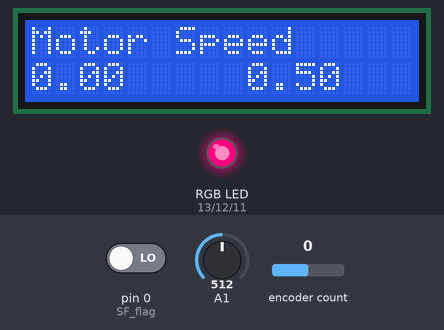
A sketch run on a simulated Arduino Uno, built with avr-gcc and run on an emulated ATmega328P. Parts: 16×2 character LCD, an RGB LED mixed from three pins (HIGH = lit). The inputs (shaded band) are chosen by the test bench; at power-on: A1 = 512, pin 0 (SF_flag) LOW, encoder count 0. Dim RGB values are drawn brighter than linear.

Above: at 1.2 s.
1.3 s: A1 set to 528
At 2.1 s:
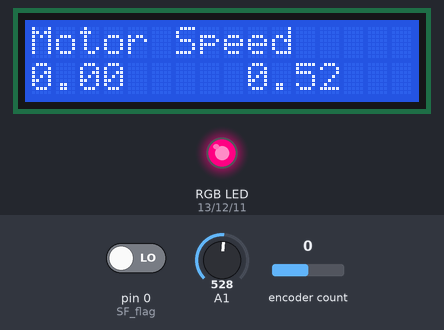
2.8 s: A1 set to 831
At 3.1 s:
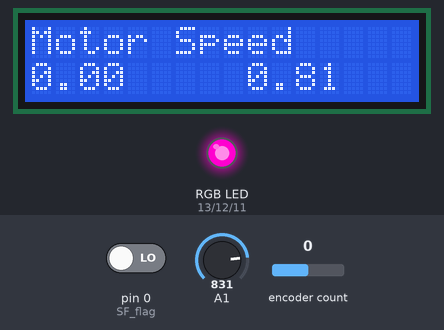
4.3 s: pin 0 (SF_flag) driven HIGH
At 5.4 s:
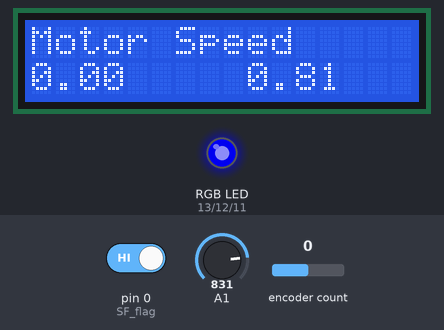
5.8 s: A1 set to 716
At 6.6 s:
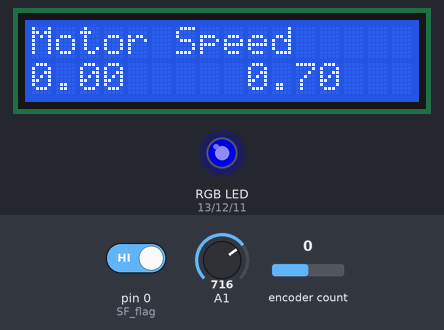
7.3 s: A1 set to 318
At 7.7 s:
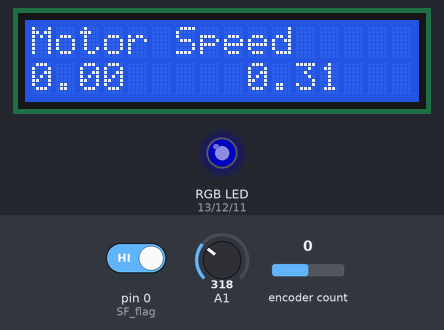
8.8 s: encoder count set to 1
At 8.81 s:
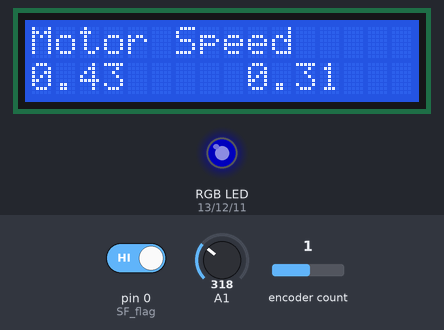
Timing chart, 0 to 11.3 s (numbered marks = the images above; inputs shaded):
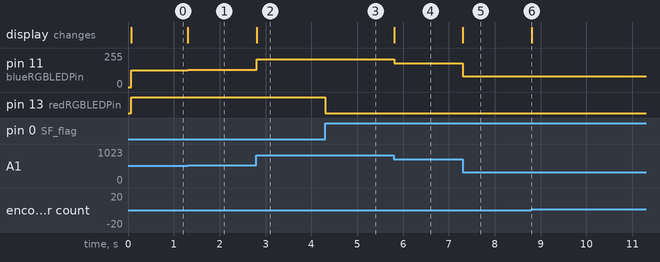

The sketch:

extruder.ino
```cpp
#include <Encoder.h>
#include <LiquidCrystal.h>

// LCD Keyboard buttons
#define btnRIGHT  0
#define btnUP     1
#define btnDOWN   2
#define btnLEFT   3
#define btnSELECT 4
#define btnNONE   5

// Display screens
#define screenScrewSpeed    0
#define screenTemperature1  1
#define screenTemperature2  2

//RGB LED Pins
#define redRGBLEDPin 13
#define greenRGBLEDPin 12
#define blueRGBLEDPin 11

// LCD panel pins

#define LCD_RS_PIN 8
#define LCD_EN_PIN 9
#define LCD_D4_PIN 4
#define LCD_D5_PIN 5
#define LCD_D6_PIN 6
#define LCD_D7_PIN 7

LiquidCrystal lcd(LCD_RS_PIN, LCD_EN_PIN, LCD_D4_PIN, LCD_D5_PIN, LCD_D6_PIN, LCD_D7_PIN);

//LiquidCrystal lcd(8, 9, 4, 5, 6, 7);

int lcd_screen = 0; //selected screen
int previous_lcd_screen = 1; //last screen, used to update the setpoint values

int lcd_key = 0; //pressed key
int previous_lcd_key = 1; //last pressed key, used to detect state changes


// Extruder variables
float screwSpeed = 1;
float temperature1 = 2;
float temperature2 = 3;

// Setpoint values
float screwSpeedSetpoint = 0;
float temperature1Setpoint = 0;
float temperature2Setpoint = 0;

// Current extruder variable and setpoint
float currentValue = 0;
float currentSetpoint = 0;

float previousValue = 0;
float previousSetpoint = 0;


//Read the pressed button from the LCD keypad
int read_LCD_buttons() {
  /*******************************************************
  This function has been written from the code by Mark Bramwell, July 2010
  Found in: http://www.dfrobot.com/wiki/index.php?title=Arduino_LCD_KeyPad_Shield_%28SKU:_DFR0009%29
  ********************************************************/

  int adc_key_in;
  adc_key_in = analogRead(0); //read value of the keypad analog output

  // my buttons when read are centered at these valies: 0, 144, 329, 504, 741
  // we add approx 50 to those values and check to see if we are close
  if (adc_key_in > 821)  return btnNONE; // We make this the 1st option for speed reasons since it will be the most likely result
  if (adc_key_in < 50)   return btnRIGHT;
  if (adc_key_in < 176)  return btnUP;
  if (adc_key_in < 328)  return btnDOWN;
  if (adc_key_in < 518)  return btnLEFT;
  if (adc_key_in < 821)  return btnSELECT;

  return btnNONE;
}

// Emergency bit, set to 1 if something doesn't work
char emergency = 1;

void setRGBLED(){
  if (emergency == 1){
    digitalWrite(redRGBLEDPin, HIGH);
    digitalWrite(blueRGBLEDPin, LOW);
    digitalWrite(greenRGBLEDPin, LOW);
  }
  else {
    digitalWrite(redRGBLEDPin, LOW);
    digitalWrite(blueRGBLEDPin, LOW);
    digitalWrite(greenRGBLEDPin, HIGH);
  }
}

void setEmergencyLED(){
  if(emergency == 1){
    digitalWrite(13, HIGH);
  }
  else {
    digitalWrite(13, LOW);
  }
}

Encoder MotorEncoder(2, 3); //Brown cable in pin 3
                            //White cable in pin 2

unsigned long last_micros = 0;

float getScrewSpeed(){

  float motor_speed, motor_position;

  motor_position = MotorEncoder.read();

  motor_speed = (motor_position/1200.0)/(micros()-last_micros);

  //convert from rev/us to rev/min
  motor_speed = motor_speed*600000;

  //store the last_micros value
  last_micros = micros();
  MotorEncoder.write(0);

  return motor_speed;
}

float pot_read = 0;
float motor_duty_cycle = 0;


void setup(){
  lcd.begin(16, 2);              // start the library

  pinMode(11, OUTPUT); //IN2 pin, controls the red terminal of the motor (V+, PWM Speed control
  pinMode(12, OUTPUT); //IN1 pin, controls the black terminal of the motor (GND)
  pinMode(0, INPUT); //SF flag

  pinMode(13, OUTPUT); //emergency LED pin
}

void loop(){

  screwSpeed = getScrewSpeed();

  pot_read = analogRead(1);
  motor_duty_cycle = pot_read/1023.0;

  lcd.setCursor(0,0);
  lcd.print("Motor Speed     ");
  lcd.setCursor(0,1);
  lcd.print(screwSpeed);
  lcd.setCursor(9,1);
  lcd.print(motor_duty_cycle);

  if (digitalRead(0) == LOW){ //check SF flag for overtemperature or shorts (active if LOW)
    emergency = 1;
  } else {
    emergency = 0;
  }


  digitalWrite(12, LOW);
  analogWrite(11, motor_duty_cycle*255.0);

  setEmergencyLED();


}
```

Measured:
- after the input at 1.3 s, pin 11 (blueRGBLEDPin): 127/255 → 131/255 at once; the display: changes at once (image 1)
- after the input at 2.8 s, pin 11 (blueRGBLEDPin): 131/255 → 207/255 at once; the display: changes at once (image 2)
- after the input at 4.3 s, pin 13 (redRGBLEDPin): HIGH → LOW at once
- after the input at 5.8 s, pin 11 (blueRGBLEDPin): 207/255 → 178/255 at once; the display: changes at once (image 4)
- after the input at 7.3 s, pin 11 (blueRGBLEDPin): 178/255 → 79/255 at once; the display: changes at once (image 5)
- after the input at 8.8 s, the display: changes at once (image 6)
